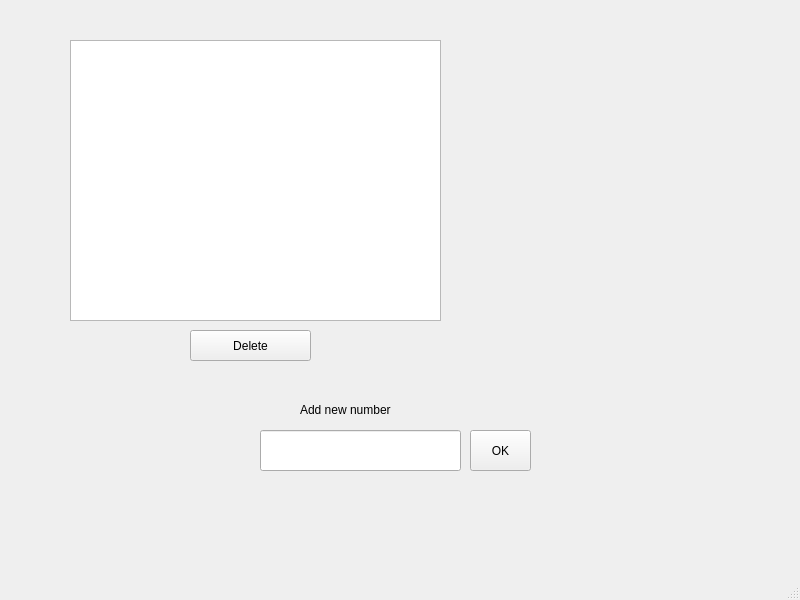
<?xml version="1.0" encoding="UTF-8"?>
<ui version="4.0">
 <class>MainWindow</class>
 <widget class="QMainWindow" name="MainWindow">
  <property name="geometry">
   <rect>
    <x>0</x>
    <y>0</y>
    <width>800</width>
    <height>600</height>
   </rect>
  </property>
  <property name="windowTitle">
   <string>MainWindow</string>
  </property>
  <widget class="QWidget" name="centralwidget">
   <widget class="QLineEdit" name="lineEdit">
    <property name="geometry">
     <rect>
      <x>260</x>
      <y>430</y>
      <width>201</width>
      <height>41</height>
     </rect>
    </property>
   </widget>
   <widget class="QPlainTextEdit" name="plainTextEdit">
    <property name="geometry">
     <rect>
      <x>70</x>
      <y>40</y>
      <width>371</width>
      <height>281</height>
     </rect>
    </property>
    <property name="readOnly">
     <bool>true</bool>
    </property>
   </widget>
   <widget class="QPushButton" name="pushButton">
    <property name="geometry">
     <rect>
      <x>470</x>
      <y>430</y>
      <width>61</width>
      <height>41</height>
     </rect>
    </property>
    <property name="text">
     <string>OK</string>
    </property>
   </widget>
   <widget class="QPushButton" name="pushButton_2">
    <property name="geometry">
     <rect>
      <x>190</x>
      <y>330</y>
      <width>121</width>
      <height>31</height>
     </rect>
    </property>
    <property name="text">
     <string>Delete</string>
    </property>
   </widget>
   <widget class="QLabel" name="label">
    <property name="geometry">
     <rect>
      <x>300</x>
      <y>400</y>
      <width>121</width>
      <height>20</height>
     </rect>
    </property>
    <property name="text">
     <string>Add new number</string>
    </property>
   </widget>
  </widget>
  <widget class="QMenuBar" name="menubar">
   <property name="geometry">
    <rect>
     <x>0</x>
     <y>0</y>
     <width>800</width>
     <height>26</height>
    </rect>
   </property>
  </widget>
  <widget class="QStatusBar" name="statusbar"/>
 </widget>
 <resources/>
 <connections/>
</ui>
